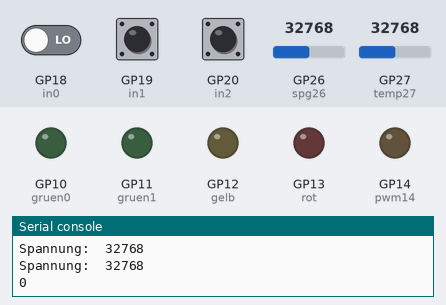
This program was run on a simulated Raspberry Pi Pico running MicroPython. On the bench: output pins drawn as LEDs (lit = HIGH), the last lines printed to the serial console. The inputs (shaded band) are chosen by the test bench; at power-on: GP26 (spg26) = 32768, GP27 (temp27) = 32768, GP19 (in1) LOW, GP20 (in2) LOW, GP18 (in0) LOW (analog values on the 0–65535 scale).

Above: at 1.2 s.
1.3 s: GP26 (spg26) set to 9345
4.8 s: GP26 (spg26) set to 15655
8.3 s: GP27 (temp27) set to 19660
At 11.3 s:
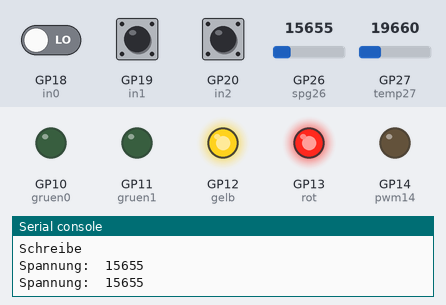
11.7 s: GP19 (in1) pulled HIGH for 0.9 s
At 12.4 s:
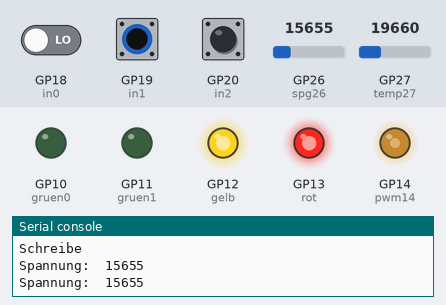
14.1 s: GP20 (in2) pulled HIGH for 0.9 s
At 14.8 s:
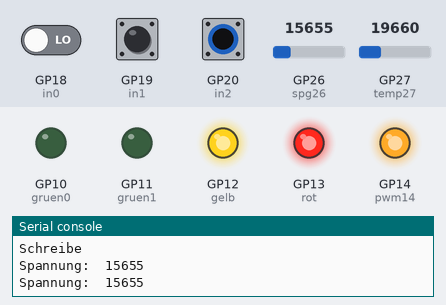
16.5 s: GP26 (spg26) set to 18960
18.0 s: GP26 (spg26) set to 20880
At 18.5 s:
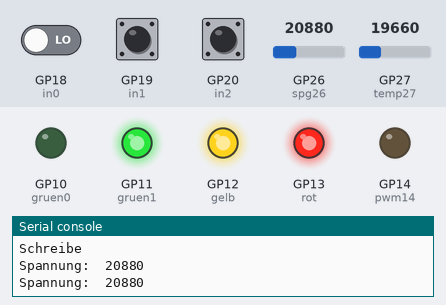
Timing chart, 0 to 20.5 s (numbered marks = the images above; inputs shaded):
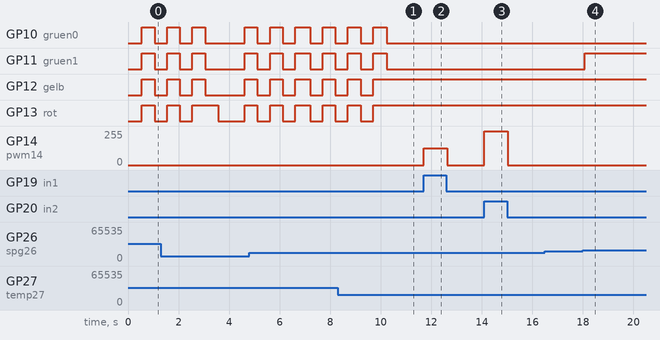

The program:

main.py
```python
import header
####################################################################
#main:
while True:
    #print("gre : ", minBatVoltage)
    #print("akt : ", readSpg())
    #sleep(0.5)
#1. Hysteresen
#Temperatur:
    if header.readTemp() > header.maxTemp and header.TempHyst == 0:         #wenn unteres Hystereselevel und maxtemp überschritten wurde:
        header.maxTemp = 20000                                #neue maxtemp setzten
        header.TempHyst = 1                                   #neues Hystereselvl setzten

    if header.readTemp() < header.maxTemp and header.TempHyst == 1:         #wenn oberes Hysterelevel und maxtemp unterschritten:
        header.maxTemp = 30000                                #neue maxtemp setzten
        header.TempHyst = 0                                   #neues Hystereselvl setzten

    #Spannung:
    if header.readSpg() < header.minBatVoltage and header.SpgHyst == 0:    #wenn unteres Hystereselevel und mindest SPG unterschritten wurde:
        header.minBatVoltage = 15000                         #neue mindest SPG setzten
        header.SpgHyst = 1                                   #neues Hystereselvl setzten

    if header.readSpg() > header.minBatVoltage and header.SpgHyst == 1:    #wenn oberes Hysterelevel und mindest SPG überschritten:
        header.minBatVoltage = 10000                         #neue mindest SPG setzten
        header.SpgHyst = 0                                   #neues Hystereselvl setzten

#2. Bedierwarungen ausgeben:
    if header.readTemp() > header.maxTemp:
        header.toHot()                                        #Temperaturwarnung ausgeben

    if header.readSpg() < header.minBatVoltage:
        header.batDown()                                     #Spannungswarung ausgeben

#3. Nur wenn alles ok ist, Licht anschalten und Batteriezustand anzeigen:
    if header.readSpg() > header.minBatVoltage and header.readTemp() < header.maxTemp:      #benötige Spannung abfragen um blinken zu verhindern
        header.writeState(header.readState())        #schreibe den Modus, den das Wahlrad vorgibt
        header.writeSpg(header.readSpg())            #schreibe den gelesenen Batteriezustand
        #Hier ist noch ein BUG!
```

header.py
```python
from machine import Pin, PWM, ADC    #Klassen für GPIO
from time import sleep               #Klassen für sleep


class myPWM(PWM):                 #eigene Klasse die mich den dutycycle nicht
    def __init__(self, pin: Pin): #von 0..65535 sondern 0...100% einstellen lässt
        super().__init__(pin)     #Objname = myPWM(Pin(Nummer))
    def duty(self,d):             #Objname.freq(Frequenz)
        print(65535*d//100)       #Objname.duty(Prozent)
        super().duty_u16(65535*d//100)


####################################################################
#Pinverwaltung:

pwm14 = myPWM(Pin(14))             #GPIO Pin für PowerLED
pwm14.freq(500)                    #PWM Frequenz = 500 Hz

in0 = Pin(18, Pin.IN,Pin.PULL_DOWN) #GPIO Pin für Input 0
in1 = Pin(19, Pin.IN,Pin.PULL_DOWN) #GPIO Pin für Input 1
in2 = Pin(20, Pin.IN,Pin.PULL_DOWN) #GPIO Pin für Input 2

spg26 = ADC(26)                    #ADC Wert für Spannungsüberwachung

temp27 = ADC(27)                    #ADC Wert für Temperaturüberwachung

gruen0 = Pin(10, Pin.OUT)           #GPIO Pin für grün0
gruen1 = Pin(11, Pin.OUT)           #GPIO Pin für grün1
gelb   = Pin(12, Pin.OUT)           #GPIO Pin für gelb
rot    = Pin(13, Pin.OUT)           #GPIO Pin für rot

####################################################################
#Variablen:
TempHyst = 0                         #Hystereselvl für Temperatur
SpgHyst = 0                          #Hystereselvl für Spannung
minBatVoltage = 10000                 #Batteirespannung wenn alles ok ist
maxTemp = 30000                      #maximale Temperatur wenn alles ok ist

####################################################################
#Funktionen:
#1. lesende Funktionen:
def readState():                     #lese Status des Wahlrades aus
    get = 0
    if in0.value():
        get = 0
    if in1.value():
        get = 1
    if in2.value():
        get = 2
    return get

def readSpg():               #lese GPIO26 aus
    read = spg26.read_u16()
    print("Spannung: ", read)
    sleep(0.01)             #aus irgendwelchen Gründen lies er sonst nur Müll
    return read

def readTemp():                   #Platinentemp auslesen
    read = temp27.read_u16()
    #print("Temperatur: ", read)
    sleep(0.01)                   #ADC bug
    return read

#2. schreibende Funktionen
def writeState(state):             #schreibe etnsprechenden Modus
    if state == 0:
        pwm14.duty(0)
    if state == 1:
        pwm14.duty(50)
    if state == 2:
        pwm14.duty(100)
    #print(state)
    return 0


def writeSpg(read):         #schreibe Batteriezustand
    print("Schreibe")
    if read > 30000:
       gruen0.on()
       gruen1.on()
       gelb.on()
       rot.on()
    if read < 30000 and read > 20000:
       gruen0.off()
       gruen1.on()
       gelb.on()
       rot.on()
    if read < 20000 and read > 10000:
       gruen0.off()
       gruen1.off()
       gelb.on()
       rot.on()
    if read < 10000:
       gruen0.off()
       gruen1.off()
       gelb.off()
       rot.on()
    return 0


#3. Anzeigefunktionen
def batDown():                     #Notprogramm wenn Batterie leer ist
    pwm14.duty(0)                  #dann schalte lampe aus

    gruen0.off()                   #alle leds ausschalten
    gruen1.off()
    gelb.off()
    rot.off()

    rot.on()                      #blinken
    sleep(0.5)
    rot.off()
    sleep(0.5)
    return 0


def toHot():                      #wenn Platinentemp zu hoch wird
    pwm14.duty(0)             #dann schalte lampe aus
    for count in range(3): #3x blinken
        gruen0.off()
        gruen1.off()
        gelb.off()
        rot.off()

        sleep(0.5)

        gruen0.on()
        gruen1.on()
        gelb.on()
        rot.on()

        sleep(0.5)
```

Measured:
- the behaviour switches between 20000 and 20016 on GP26 (spg26) (found by bisection; images 3 and 4)
- after the input at 8.3 s, GP12 (gelb), GP13 (rot): goes on until 9.7 s, then stays HIGH
- after the input at 11.7 s, GP14 (pwm14): 0/255 → 127/255 at once, → 0/255 0.92 s later
- after the input at 14.1 s, GP14 (pwm14): 0/255 → 255/255 at once, → 0/255 0.92 s later
- after the input at 18.0 s, GP11 (gruen1): LOW → HIGH after 0.08 s
- by itself, GP10 (gruen0), GP11 (gruen1), GP12 (gelb), GP13 (rot): alternates HIGH for 0.50 s and LOW for 0.50 s
